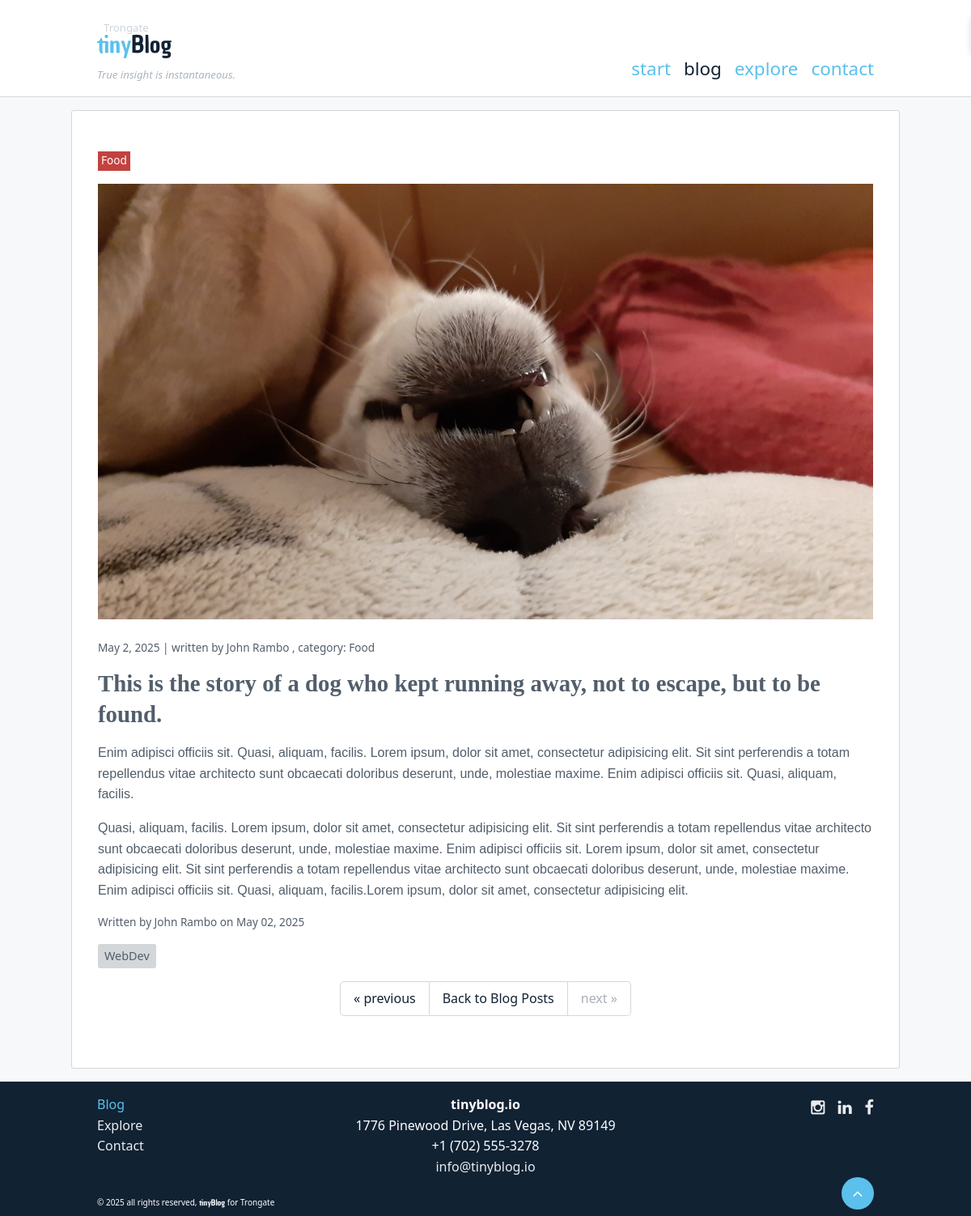
The app's page /blog/post/this-is-the-story-of-a-dog-who-kept-running-away-not-to-escape-but-to-be-found with its own data.
### tables this page shows
CREATE TABLE `menu_items` (
  `id` int(11) NOT NULL,
  `title` varchar(255) DEFAULT NULL,
  `url_string` varchar(255) DEFAULT NULL,
  `parent_id` int(11) DEFAULT NULL,
  `sort_order` int(11) DEFAULT NULL,
  `published` int(1) DEFAULT NULL,
  `target` varchar(12) DEFAULT NULL,
  `date_created` datetime DEFAULT NULL,
  `date_updated` datetime DEFAULT NULL,
  `menus_id` int(11) DEFAULT 0
);

CREATE TABLE `blog_categories` (
  `id` int(11) NOT NULL,
  `title` varchar(255) DEFAULT NULL,
  `url_string` varchar(255) DEFAULT NULL
);

CREATE TABLE `blog_posts` (
  `id` int(11) NOT NULL,
  `url_string` varchar(255) DEFAULT NULL,
  `title` varchar(255) DEFAULT NULL,
  `subtitle` varchar(255) DEFAULT NULL,
  `text` text DEFAULT NULL,
  `youtube` varchar(55) DEFAULT NULL,
  `date_created` datetime DEFAULT NULL,
  `date_updated` datetime DEFAULT NULL,
  `date_published` datetime DEFAULT NULL,
  `created_by` int(11) DEFAULT NULL,
  `updated_by` int(11) DEFAULT NULL,
  `published` int(1) DEFAULT NULL,
  `picture` varchar(255) DEFAULT '',
  `blog_sources_id` int(11) DEFAULT 0,
  `blog_categories_id` int(11) DEFAULT 0
);

CREATE TABLE `blog_tags` (
  `id` int(11) NOT NULL,
  `name` varchar(255) DEFAULT NULL,
  `url_string` varchar(255) DEFAULT NULL
);

### modules/menus/views/_navigation_default_2.php (the view, shortened to what the rows shown need)
<?php if (!empty($menu_items)): ?>
<nav id="nav-bar" role="navigation" aria-label="Main Navigation">
    <ul role="list">
        <?php
        $current_url = current_url();
        if (str_starts_with($current_url, BASE_URL)) {
            $current_path = substr($current_url, strlen(BASE_URL));
        } else {
            $current_path = $current_url;
        }
        $current_first = explode('/', $current_path)[0] ?? '';
        ?>
        <?php foreach ($menu_items as $item): ?>
            <?php
            $item_url = $item['url_string'];
            if (str_starts_with($item_url, BASE_URL)) {
                $item_path = substr($item_url, strlen(BASE_URL));
            } else {
                $item_path = $item_url;
            }
            $item_first = explode('/', $item_path)[0] ?? '';
            $is_active = $current_first === $item_first && $item_first !== '';
            ?>
            <li <?php echo $is_active ? 'class="active"' : ''; ?>>
                <a href="<?= $item['url_string'] ?>" target="<?= $item['target'] ?>">
                    <?= out($item['title']) ?>
                </a>
            </li>
        <?php endforeach; ?>
    </ul>
</nav>
<?php endif; ?>

### modules/blog/views/view_post.php (shortened to what the rows shown need)
<?php
$post_class = $post_class ?? '';
?>
<article <?= $post_class ?>>
    <p class="post-category"><?= out($category ? $category->title : 'Uncategorized') ?></p>
    <?php if ($picture_url != ''): ?>
        <figure class="block-image text-center size-full">
        <img src="<?= BASE_URL . out($picture_url) ?>" alt="<?= out($record->title) ?>-image" class="post-article-img">
    </figure>
    <?php endif; ?>
    <p class="post-date">
        <?= date($date_format, strtotime($record->date_published)) ?> | written by <?= ucfirst(out($author)) ?>
        <?= out($category ? ', category: '.$category->title : '') ?>
        </p>
    <h1><?= htmlspecialchars_decode($record->title) ?></h1>
    <div class="post-content"><?= htmlspecialchars_decode($record->text, ENT_QUOTES) ?></div>
    <div class="post-info-btm">
        <span class="post-author">Written by <?= ucfirst(out($author)) ?> on <?= date('F d, Y', strtotime($record->date_published)) ?></span>
    </div>
    <div class="post-tags">
        <?php foreach ($tags as $tag): ?>
            <a href="<?= BASE_URL ?>blog/tag/<?= out($tag->url_string) ?>" class="tag-link"><?= out($tag->name) ?></a>
        <?php endforeach; ?>
    </div>
    <section class="post-pagination border-top">
        <div class="pagination">
            <?php if ($prev_link !== null): ?>
                <a href="<?= out($prev_link) ?>" class="previous">«<span class="pagination-tag"> previous </span></a>
            <?php else: ?>
                <span class="pagination-inactive" aria-disabled="true">«<span class="pagination-tag"> previous </span></span>
            <?php endif; ?>
            <a href="<?= BASE_URL ?>blog/posts" class="button-small">Back to Blog Posts</a>
            <?php if ($next_link !== null): ?>
                <a href="<?= out($next_link) ?>" class="next"><span class="pagination-tag"> next </span>»</a>
            <?php else: ?>
                <span class="pagination-inactive" aria-disabled="true"><span class="pagination-tag"> next </span>»</span>
            <?php endif; ?>
        </div>
    </section>
</article>

### modules/menus/views/_navigation_footer.php (shortened to what the rows shown need)
<?php if (!empty($menu_items)): ?>
<ul class="menu">
            <?php
        $current_url = current_url();
        if (str_starts_with($current_url, BASE_URL)) {
            $current_path = substr($current_url, strlen(BASE_URL));
        } else {
            $current_path = $current_url;
        }
        $current_first = explode('/', $current_path)[0] ?? '';
        ?>
        <?php foreach ($menu_items as $item): ?>
            <?php
            $item_url = $item['url_string'];
            if (str_starts_with($item_url, BASE_URL)) {
                $item_path = substr($item_url, strlen(BASE_URL));
            } else {
                $item_path = $item_url;
            }
            $item_first = explode('/', $item_path)[0] ?? '';
            $is_active = $current_first === $item_first && $item_first !== '';
            ?>
            <li <?php echo $is_active ? 'class="active"' : ''; ?>>
                <a href="<?= $item['url_string'] ?>" target="<?= $item['target'] ?>">
                    <?= out($item['title']) ?>
                </a>
            </li>
        <?php endforeach; ?>
</ul>
<?php endif; ?>

### records on screen
menu_items: title "start"
menu_items: title "blog"
menu_items: title "explore"
menu_items: title "contact"
blog_categories: title "Food", title ", category: Food"
blog_posts: date_published "May 2, 2025", title "This is the story of a dog who kept running away, not to escape, but to be found.", text "Enim adipisci officiis sit. Quasi, aliquam, facilis. Lorem ipsum, dolor sit amet, consectetur adipisicing elit. Sit sint perferendis a totam repellendus vitae architecto sunt obcaecati doloribus deserunt, unde, molestiae maxime. Enim adipisci officiis sit. Quasi, aliquam, facilis. Quasi, aliquam, facilis. Lorem ipsum, dolor sit amet, consectetur adipisicing elit. Sit sint perferendis a totam repellendus vitae architecto sunt obcaecati doloribus deserunt, unde, molestiae maxime. Enim adipisci officiis sit. Lorem ipsum, dolor sit amet, consectetur adipisicing elit. Sit sint perferendis a totam repellendus vitae architecto sunt obcaecati doloribus deserunt, unde, molestiae maxime. Enim…", date_published "May 02, 2025"
blog_tags: name "WebDev"
menu_items: title "Blog"
menu_items: title "Explore"
menu_items: title "Contact"

### other values on screen
out($author) "John Rambo"
WEBSITE_NAME "tinyblog.io"
OUR_ADDRESS "1776 Pinewood Drive, Las Vegas, NV 89149"
OUR_TELNUM "+1 (702) 555-3278"
OUR_EMAIL_ADDRESS "info@tinyblog.io"
